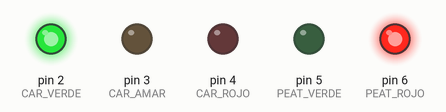
Simulated run of this sketch. Board: Arduino Uno, built with avr-gcc and run on an emulated ATmega328P. Parts: output pins drawn as LEDs (lit = HIGH).

Above: at 2.5 s.
At 6.0 s:
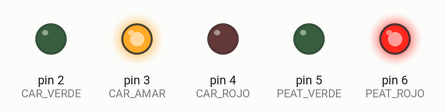
At 10.5 s:
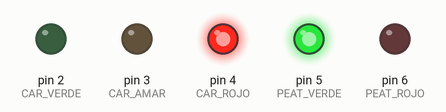
At 13.15 s:
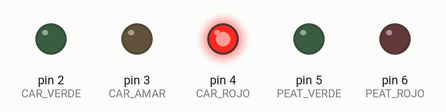
At 15.9 s:
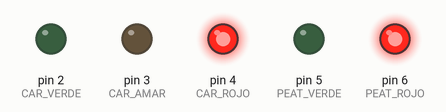
Timing chart, 0 to 18.9 s (numbered marks = the images above):
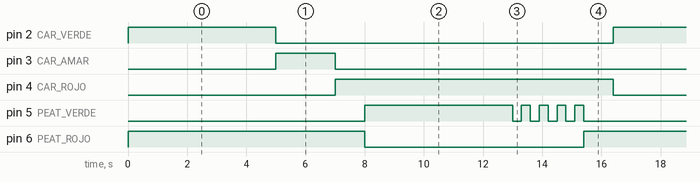

The sketch:

3_simular_de_sem_foro_para_carros_y_personas1.ino
```cpp
/**
 * @institution Universidad Nacional de San Antonio Abad del Cusco (UNSAAC)
 * @program     Ingeniería Informática y de Sistemas
 * @area        Robótica
 * @file        Semaforo_Autos_Peatones.ino
 * @brief       Control de tráfico vehicular y peatonal en ciclo continuo.
 * @target      Arduino Uno R3 (Tinkercad)
 */

// Mapeo de pines
const uint8_t CAR_VERDE  = 2;
const uint8_t CAR_AMAR   = 3;
const uint8_t CAR_ROJO   = 4;
const uint8_t PEAT_VERDE = 5;
const uint8_t PEAT_ROJO  = 6;

// Tiempos de operación (ms)
const uint16_t T_AUTOS_VERDE = 5000; // Paso vehicular
const uint16_t T_AUTOS_AMAR  = 2000; // Precaución vehicular
const uint16_t T_SEGURIDAD   = 1000; // Rojo total
const uint16_t T_PEAT_PASO   = 5000; // Cruce peatonal
const uint16_t T_PARPADEO    = 300;  // Alerta fin cruce

void setup() {
  pinMode(CAR_VERDE, OUTPUT);
  pinMode(CAR_AMAR, OUTPUT);
  pinMode(CAR_ROJO, OUTPUT);
  pinMode(PEAT_VERDE, OUTPUT);
  pinMode(PEAT_ROJO, OUTPUT);
}

void loop() {
  // 1. Tráfico vehicular abierto / Peatones detenidos
  digitalWrite(CAR_VERDE, HIGH);
  digitalWrite(CAR_AMAR, LOW);
  digitalWrite(CAR_ROJO, LOW);
  digitalWrite(PEAT_VERDE, LOW);
  digitalWrite(PEAT_ROJO, HIGH);
  delay(T_AUTOS_VERDE);

  // 2. Transición vehicular (Amarillo)
  digitalWrite(CAR_VERDE, LOW);
  digitalWrite(CAR_AMAR, HIGH);
  delay(T_AUTOS_AMAR);
  digitalWrite(CAR_AMAR, LOW);

  // 3. Margen de despeje (Rojo total)
  digitalWrite(CAR_ROJO, HIGH);
  delay(T_SEGURIDAD);

  // 4. Cruce peatonal habilitado
  digitalWrite(PEAT_ROJO, LOW);
  digitalWrite(PEAT_VERDE, HIGH);
  delay(T_PEAT_PASO);

  // 5. Advertencia fin de cruce (Parpadeo verde peatonal)
  for (uint8_t i = 0; i < 4; i++) {
    digitalWrite(PEAT_VERDE, LOW);
    delay(T_PARPADEO);
    digitalWrite(PEAT_VERDE, HIGH);
    delay(T_PARPADEO);
  }
  digitalWrite(PEAT_VERDE, LOW);
  digitalWrite(PEAT_ROJO, HIGH);
  delay(T_SEGURIDAD);

  // 6. Fin de ciclo (Cede paso a nueva fase vehicular)
  digitalWrite(CAR_ROJO, LOW);
}
```

Measured:
- by itself, pin 2 (CAR_VERDE): alternates HIGH for 5.0 s and LOW for 11.4 s
- by itself, pin 3 (CAR_AMAR): alternates HIGH for 2.0 s and LOW for 14.4 s
- by itself, pin 4 (CAR_ROJO): alternates HIGH for 9.4 s and LOW for 7.0 s
- by itself, pin 5 (PEAT_VERDE): goes HIGH 5.0 s, 4 × (LOW 0.30 s, HIGH 0.30 s), LOW 9.0 s, HIGH 5.0 s, 4 × (LOW 0.30 s, HIGH 0.30 s), then LOW
- by itself, pin 6 (PEAT_ROJO): alternates HIGH for 8.5 s and LOW for 7.4 s
